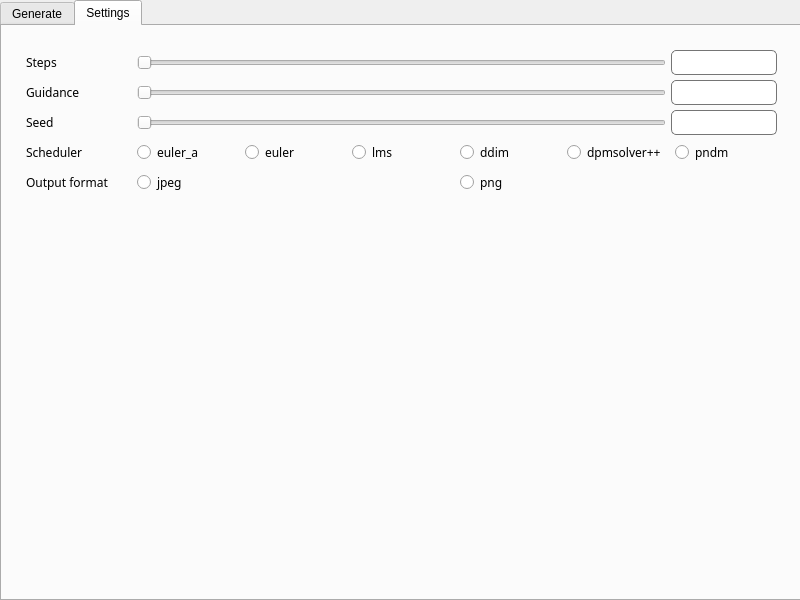
<?xml version="1.0" encoding="UTF-8"?>
<ui version="4.0">
 <class>MainWindow</class>
 <widget class="QMainWindow" name="MainWindow">
  <property name="windowModality">
   <enum>Qt::ApplicationModal</enum>
  </property>
  <property name="geometry">
   <rect>
    <x>0</x>
    <y>0</y>
    <width>800</width>
    <height>600</height>
   </rect>
  </property>
  <property name="windowTitle">
   <string>MainWindow</string>
  </property>
  <property name="windowOpacity">
   <double>1.000000000000000</double>
  </property>
  <property name="documentMode">
   <bool>false</bool>
  </property>
  <widget class="QWidget" name="MainWidget">
   <widget class="QTabWidget" name="tabWidget">
    <property name="geometry">
     <rect>
      <x>0</x>
      <y>0</y>
      <width>801</width>
      <height>601</height>
     </rect>
    </property>
    <property name="currentIndex">
     <number>1</number>
    </property>
    <widget class="QWidget" name="generateTab">
     <attribute name="title">
      <string>Generate</string>
     </attribute>
    </widget>
    <widget class="QWidget" name="settingsTab">
     <property name="styleSheet">
      <string notr="true">* {font-family: Montserrat; font-size: 12px}

QLineEdit {border-radius: 5px; border: 1px solid #757575}
</string>
     </property>
     <attribute name="title">
      <string>Settings</string>
     </attribute>
     <widget class="QWidget" name="gridLayoutWidget">
      <property name="geometry">
       <rect>
        <x>-1</x>
        <y>-1</y>
        <width>801</width>
        <height>195</height>
       </rect>
      </property>
      <layout class="QGridLayout" name="gridLayout" rowstretch="1,1,1,1,1" columnstretch="1,5,1">
       <property name="leftMargin">
        <number>25</number>
       </property>
       <property name="topMargin">
        <number>25</number>
       </property>
       <property name="rightMargin">
        <number>25</number>
       </property>
       <property name="bottomMargin">
        <number>25</number>
       </property>
       <property name="spacing">
        <number>5</number>
       </property>
       <item row="1" column="2">
        <widget class="QLineEdit" name="lineEdit_2">
         <property name="sizePolicy">
          <sizepolicy hsizetype="Expanding" vsizetype="Expanding">
           <horstretch>0</horstretch>
           <verstretch>0</verstretch>
          </sizepolicy>
         </property>
        </widget>
       </item>
       <item row="3" column="0">
        <widget class="QLabel" name="label_4">
         <property name="minimumSize">
          <size>
           <width>0</width>
           <height>25</height>
          </size>
         </property>
         <property name="text">
          <string>Scheduler</string>
         </property>
        </widget>
       </item>
       <item row="2" column="0">
        <widget class="QLabel" name="label_3">
         <property name="minimumSize">
          <size>
           <width>0</width>
           <height>25</height>
          </size>
         </property>
         <property name="text">
          <string>Seed</string>
         </property>
        </widget>
       </item>
       <item row="0" column="0">
        <widget class="QLabel" name="label">
         <property name="minimumSize">
          <size>
           <width>0</width>
           <height>25</height>
          </size>
         </property>
         <property name="text">
          <string>Steps</string>
         </property>
        </widget>
       </item>
       <item row="4" column="1" colspan="2">
        <layout class="QHBoxLayout" name="horizontalLayout_2">
         <property name="spacing">
          <number>5</number>
         </property>
         <item>
          <widget class="QRadioButton" name="radioButton_7">
           <property name="text">
            <string>jpeg</string>
           </property>
          </widget>
         </item>
         <item>
          <widget class="QRadioButton" name="radioButton_8">
           <property name="text">
            <string>png</string>
           </property>
          </widget>
         </item>
        </layout>
       </item>
       <item row="1" column="0">
        <widget class="QLabel" name="label_2">
         <property name="minimumSize">
          <size>
           <width>0</width>
           <height>25</height>
          </size>
         </property>
         <property name="text">
          <string>Guidance</string>
         </property>
        </widget>
       </item>
       <item row="1" column="1">
        <widget class="QSlider" name="horizontalSlider_2">
         <property name="sizePolicy">
          <sizepolicy hsizetype="Expanding" vsizetype="Expanding">
           <horstretch>0</horstretch>
           <verstretch>0</verstretch>
          </sizepolicy>
         </property>
         <property name="maximum">
          <number>20</number>
         </property>
         <property name="orientation">
          <enum>Qt::Horizontal</enum>
         </property>
        </widget>
       </item>
       <item row="3" column="1" colspan="2">
        <layout class="QHBoxLayout" name="horizontalLayout">
         <property name="spacing">
          <number>5</number>
         </property>
         <item>
          <widget class="QRadioButton" name="radioButton">
           <property name="text">
            <string>euler_a</string>
           </property>
          </widget>
         </item>
         <item>
          <widget class="QRadioButton" name="radioButton_2">
           <property name="text">
            <string>euler</string>
           </property>
          </widget>
         </item>
         <item>
          <widget class="QRadioButton" name="radioButton_3">
           <property name="text">
            <string>lms</string>
           </property>
          </widget>
         </item>
         <item>
          <widget class="QRadioButton" name="radioButton_4">
           <property name="text">
            <string>ddim</string>
           </property>
          </widget>
         </item>
         <item>
          <widget class="QRadioButton" name="radioButton_5">
           <property name="text">
            <string>dpmsolver++</string>
           </property>
          </widget>
         </item>
         <item>
          <widget class="QRadioButton" name="radioButton_6">
           <property name="text">
            <string>pndm</string>
           </property>
          </widget>
         </item>
        </layout>
       </item>
       <item row="0" column="2">
        <widget class="QLineEdit" name="lineEdit">
         <property name="sizePolicy">
          <sizepolicy hsizetype="Expanding" vsizetype="Expanding">
           <horstretch>0</horstretch>
           <verstretch>0</verstretch>
          </sizepolicy>
         </property>
         <property name="inputMask">
          <string/>
         </property>
         <property name="text">
          <string/>
         </property>
        </widget>
       </item>
       <item row="0" column="1">
        <widget class="QSlider" name="horizontalSlider">
         <property name="sizePolicy">
          <sizepolicy hsizetype="Expanding" vsizetype="Expanding">
           <horstretch>0</horstretch>
           <verstretch>0</verstretch>
          </sizepolicy>
         </property>
         <property name="maximum">
          <number>100</number>
         </property>
         <property name="orientation">
          <enum>Qt::Horizontal</enum>
         </property>
        </widget>
       </item>
       <item row="2" column="1">
        <widget class="QSlider" name="horizontalSlider_3">
         <property name="sizePolicy">
          <sizepolicy hsizetype="Expanding" vsizetype="Expanding">
           <horstretch>0</horstretch>
           <verstretch>0</verstretch>
          </sizepolicy>
         </property>
         <property name="orientation">
          <enum>Qt::Horizontal</enum>
         </property>
        </widget>
       </item>
       <item row="2" column="2">
        <widget class="QLineEdit" name="lineEdit_3">
         <property name="sizePolicy">
          <sizepolicy hsizetype="Expanding" vsizetype="Expanding">
           <horstretch>0</horstretch>
           <verstretch>0</verstretch>
          </sizepolicy>
         </property>
        </widget>
       </item>
       <item row="4" column="0">
        <widget class="QLabel" name="label_5">
         <property name="sizePolicy">
          <sizepolicy hsizetype="Preferred" vsizetype="Preferred">
           <horstretch>0</horstretch>
           <verstretch>0</verstretch>
          </sizepolicy>
         </property>
         <property name="minimumSize">
          <size>
           <width>0</width>
           <height>25</height>
          </size>
         </property>
         <property name="text">
          <string>Output format</string>
         </property>
        </widget>
       </item>
      </layout>
     </widget>
    </widget>
   </widget>
  </widget>
 </widget>
 <resources/>
 <connections/>
</ui>
